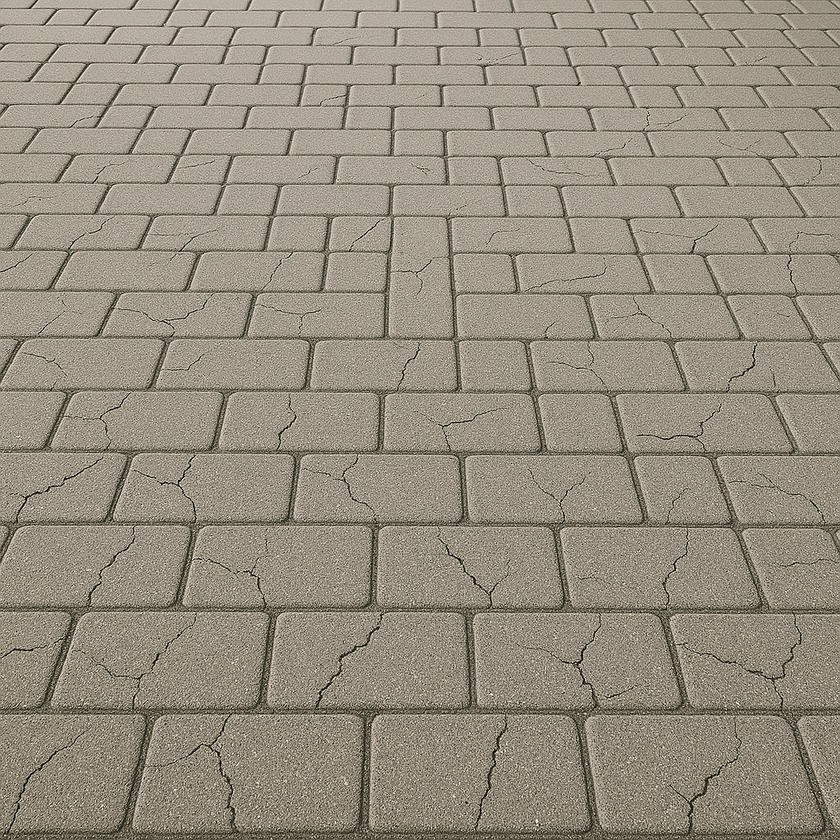
#> input picture bricks.png, 840 x 840 px, shrunk from 1024 x 1024 before the run
$ python task8.py
#> lines starting #> are read from the running program, lines starting #| are printed output that depends on the picture; after the words box and inside, x2 and y2 are one past the last pixel; in counts of white or black regions, pixels touching at a corner belong together
"""
8. Case study - kostka brukowa
a. Na obrazie kostki brukowej (może być z Internetu) zastosuj:
i. progowanie podstawowe z wybraną wartością T
ii. progowanie Otsu
b. Która metoda lepiej wykrywa wady powierzchni? Jak zmienia się wynik po
wygładzeniu i erozji?

====================================================
b) Która metoda lepiej wykrywa wady powierzchni? Jak zmienia się wynik po wygładzeniu i erozji?
Wynik progowania Otsu lepiej wykrywa wady powierzchni.
Po wygładzeniu i erozji wynik jest bardziej wyraźny, a szum został zredukowany.
"""

import cv2
import matplotlib.pyplot as plt
import numpy as np

image = cv2.imread("bricks.png")
#> image is the input picture: shape (840, 840, 3); mean B, G, R 127.6, 142.7, 150.2
if image is None:
    print("Error: Image not found.")
    exit(0)

gray_image = cv2.cvtColor(image, cv2.COLOR_BGR2GRAY)

_, binary_basic = cv2.threshold(gray_image, 100, 255, cv2.THRESH_BINARY)
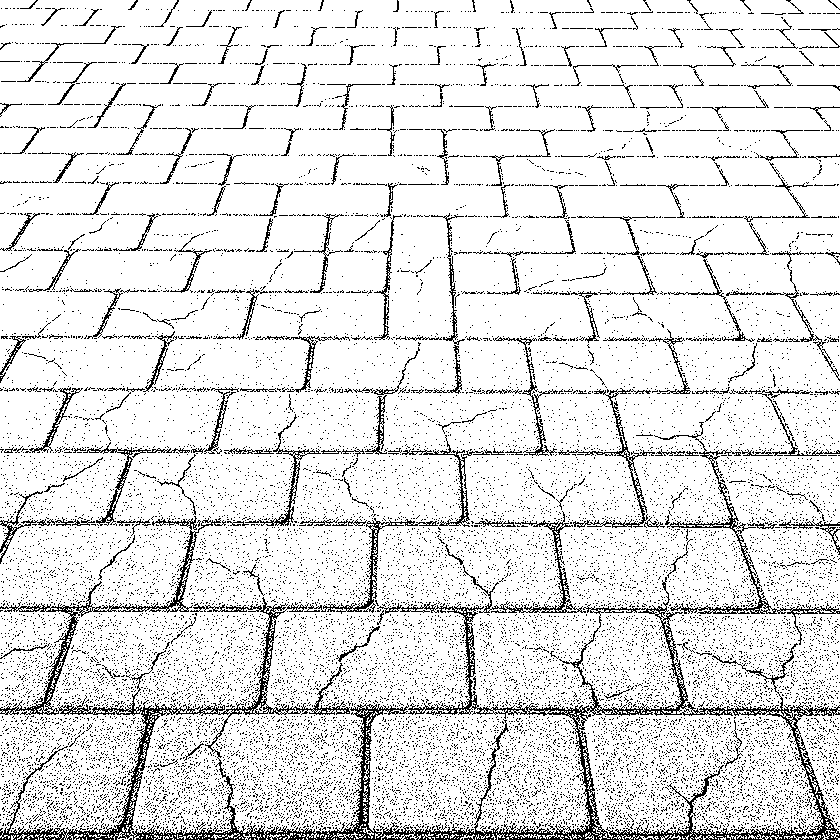
#> binary_basic: shape (840, 840); 88.6% white; black in thin lines or dots
_, binary_otsu = cv2.threshold(gray_image, 0, 255, cv2.THRESH_BINARY + cv2.THRESH_OTSU)
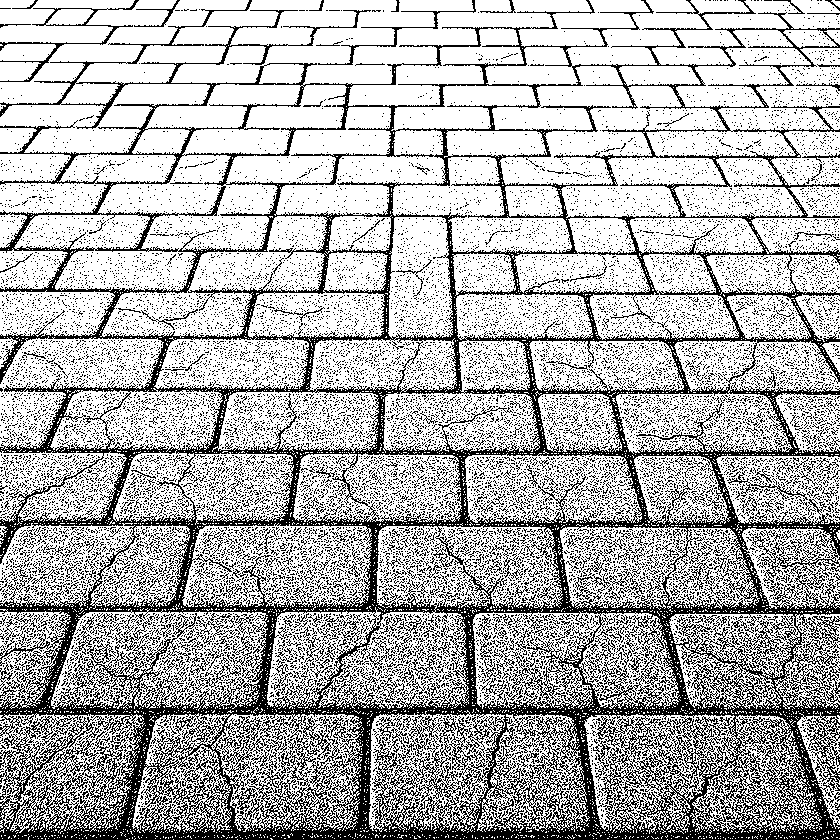
#> binary_otsu: shape (840, 840); 69.7% white; black in thin lines or dots

blurred_image = cv2.GaussianBlur(gray_image, (5, 5), 0)
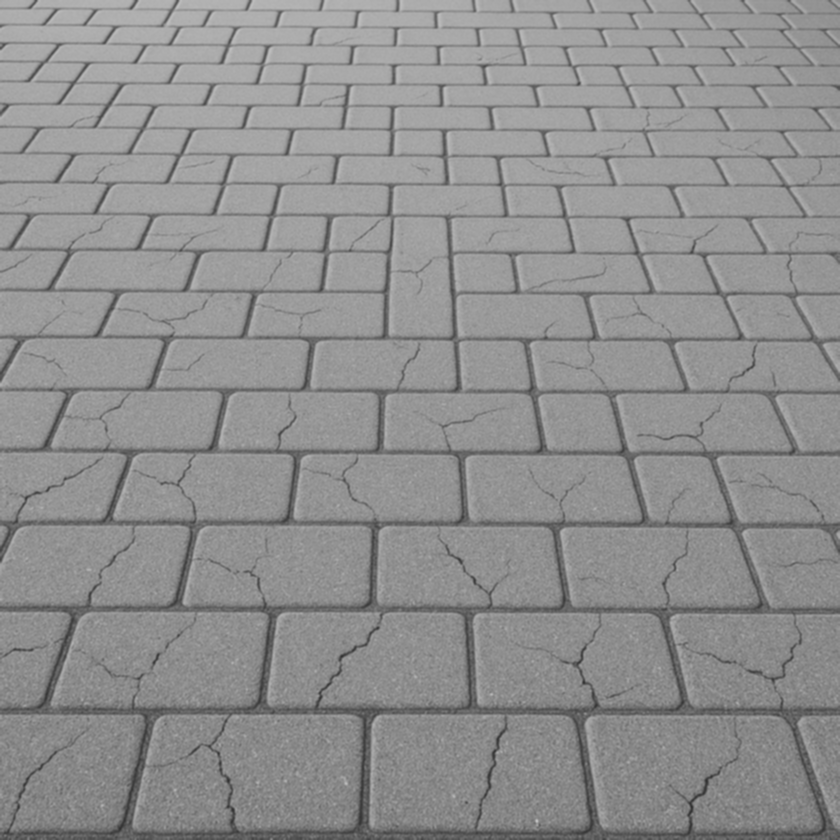
#> blurred_image: shape (840, 840); min 49, max 192, mean 143.2
_, binary_otsu_blurred = cv2.threshold(
    blurred_image, 0, 255, cv2.THRESH_BINARY + cv2.THRESH_OTSU
)
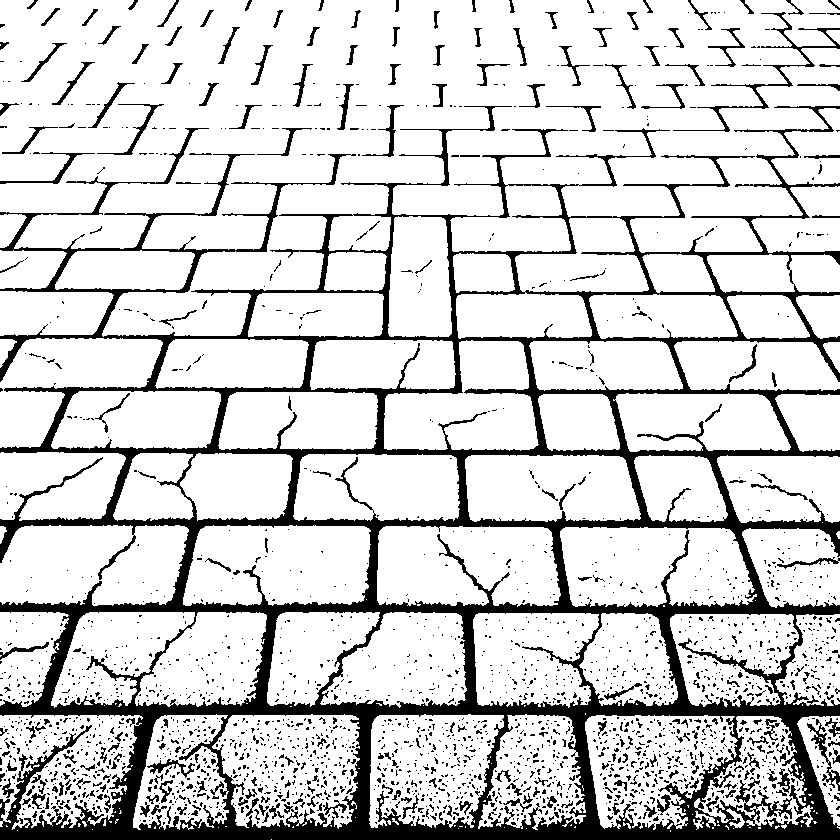
#> binary_otsu_blurred: shape (840, 840); 82.1% white; 2446 black regions (2190 under 20 px), largest, box (x1, y1, x2, y2) and area: (0, 106, 840, 840) 99198, (673, 12, 840, 132) 1144, (807, 719, 840, 791) 447

kernel = np.ones((3, 3), np.uint8)
eroded_image = cv2.erode(binary_otsu_blurred, kernel, iterations=1)
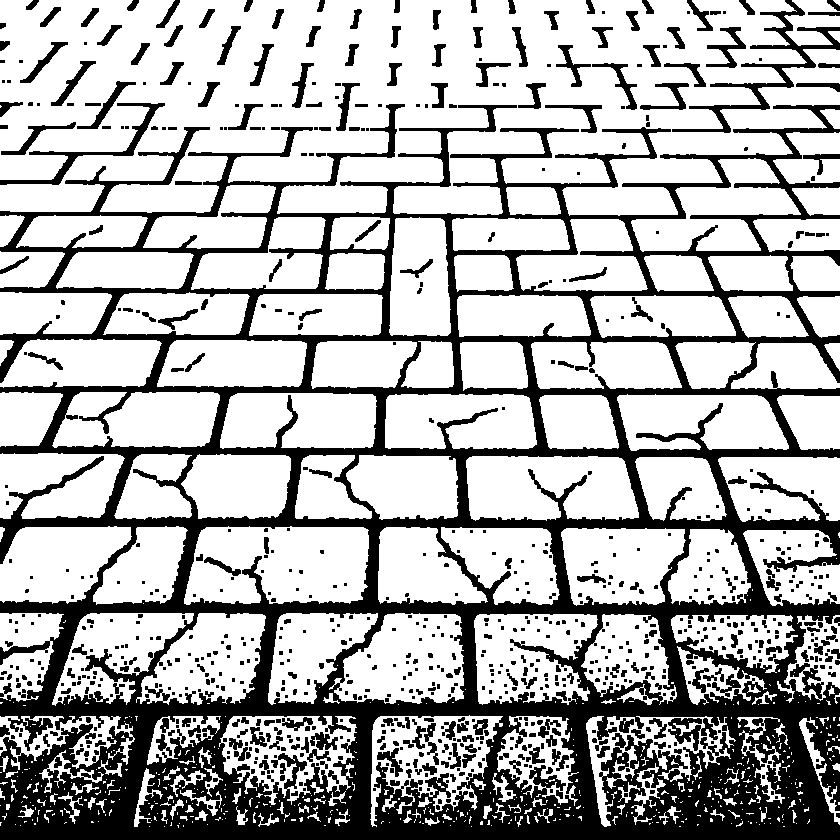
#> eroded_image: shape (840, 840); 69.5% white; 854 black regions (534 under 20 px), largest, box (x1, y1, x2, y2) and area: (0, 104, 840, 840) 178215, (672, 0, 840, 133) 2727, (0, 103, 165, 185) 1368

images = [
    (gray_image, "Original Grayscale Image"),
    (binary_basic, "Basic Threshold (T=100)"),
    (binary_otsu, "Otsu Threshold"),
    (blurred_image, "Blurred Grayscale Image"),
    (binary_otsu_blurred, "Otsu Threshold (Blurred)"),
    (eroded_image, "Eroded Image (After Otsu + Blur)"),
]

plt.figure(figsize=(12, 8))
for i, (img, title) in enumerate(images, start=1):
    plt.subplot(2, 3, i)
    plt.imshow(img, cmap="gray")
    plt.title(title)
    plt.axis("off")
#> this loop made 6 passes
#> title on passes 1 to 6: 'Original Grayscale Image', 'Basic Threshold (T=100)', 'Otsu Threshold', 'Blurred Grayscale Image', 'Otsu Threshold (Blurred)', 'Eroded Image (After Otsu + Blur)'

plt.tight_layout()
plt.show()
